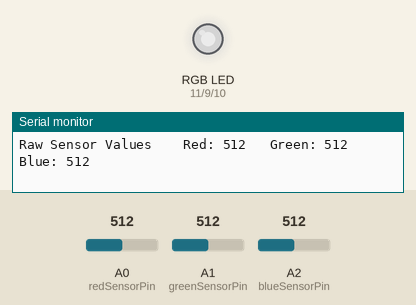
Simulated run of this sketch. Board: Arduino Uno, built with avr-gcc and run on an emulated ATmega328P. Parts: an RGB LED mixed from three pins (HIGH = lit), the last lines printed to the serial monitor. Inputs (shaded band) come from the test bench; at power-on: A0 (redSensorPin) = 512, A1 (greenSensorPin) = 512, A2 (blueSensorPin) = 512. Dim RGB values are drawn brighter than linear.

Above: at 1.2 s.
1.3 s: A0 (redSensorPin) set to 412
At 2.3 s:
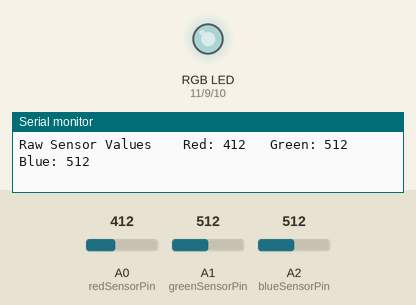
4.3 s: A0 (redSensorPin) set to 390
At 5.6 s:
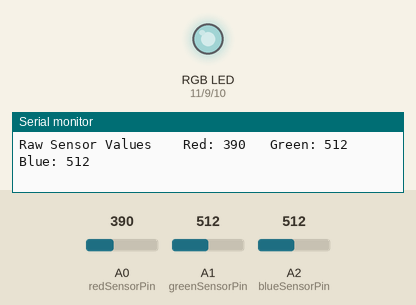
5.9 s: A1 (greenSensorPin) set to 418
At 6.9 s:
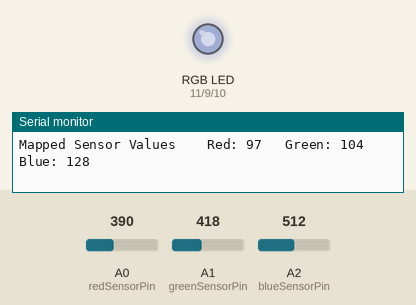
8.9 s: A1 (greenSensorPin) set to 383
At 10.4 s:
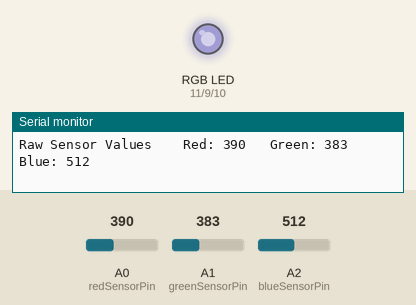
11.9 s: A2 (blueSensorPin) set to 409
At 12.9 s:
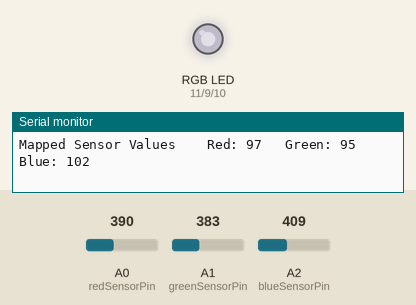
14.9 s: A2 (blueSensorPin) set to 390
At 16.5 s:
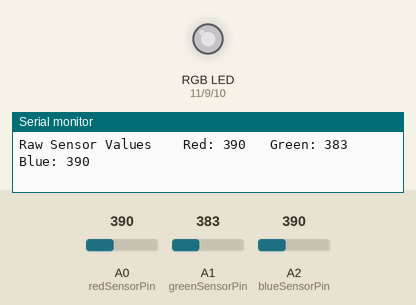
Timing chart, 0 to 18.0 s (numbered marks = the images above; inputs shaded):
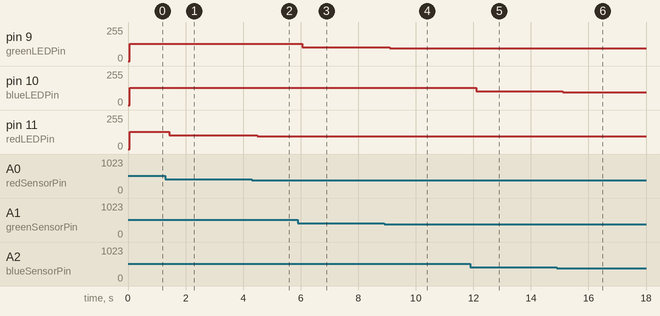

Measured:
- after the input at 1.3 s, pin 11 (redLEDPin): 128/255 → 103/255 after 0.13 s
- after the input at 4.3 s, pin 11 (redLEDPin): 103/255 → 97/255 after 0.19 s
- after the input at 5.9 s, pin 9 (greenLEDPin): 128/255 → 104/255 after 0.16 s
- after the input at 8.9 s, pin 9 (greenLEDPin): 104/255 → 95/255 after 0.19 s
- after the input at 11.9 s, pin 10 (blueLEDPin): 128/255 → 102/255 after 0.20 s
- after the input at 14.9 s, pin 10 (blueLEDPin): 102/255 → 97/255 after 0.20 s

The sketch:

ColorLamp.ino
```cpp
//inputs and outputs
const int redSensorPin = A0;
const int greenSensorPin = A1;
const int blueSensorPin = A2;
const int redLEDPin = 11;
const int greenLEDPin = 9;
const int blueLEDPin = 10;

//initialize variables
int redSensorValue = 0;
int greenSensorValue = 0;
int blueSensorValue = 0;
int redValue = 0;
int greenValue = 0;
int blueValue = 0;

void setup() {
  //start serial
  Serial.begin(9600);

  //set outputs
  pinMode(redLEDPin, OUTPUT);
  pinMode(greenLEDPin, OUTPUT);
  pinMode(blueLEDPin, OUTPUT);
}

void loop() {
  //read photoresistors
  redSensorValue = analogRead(redSensorPin);
  delay(10);
  greenSensorValue = analogRead(greenSensorPin);
  delay(10);
  blueSensorValue = analogRead(blueSensorPin);
  //print out info
  Serial.print("Raw Sensor Values \t Red: ");
  Serial.print(redSensorValue);
  Serial.print("\t Green: ");
  Serial.print(greenSensorValue);
  Serial.print("\t Blue: ");
  Serial.println(blueSensorValue);

  //map 0-1023 -> 0-255
  redValue = redSensorValue / 4;
  greenValue = greenSensorValue / 4;
  blueValue = blueSensorValue / 4;

  //print out mapped values
  Serial.print("Mapped Sensor Values \t Red: ");
  Serial.print(redValue);
  Serial.print("\t Green: ");
  Serial.print(greenValue);
  Serial.print("\t Blue: ");
  Serial.println(blueValue);

  //change RGB LED color
  analogWrite(redLEDPin, redValue);
  analogWrite(greenLEDPin, greenValue);
  analogWrite(blueLEDPin, blueValue);
}
```
